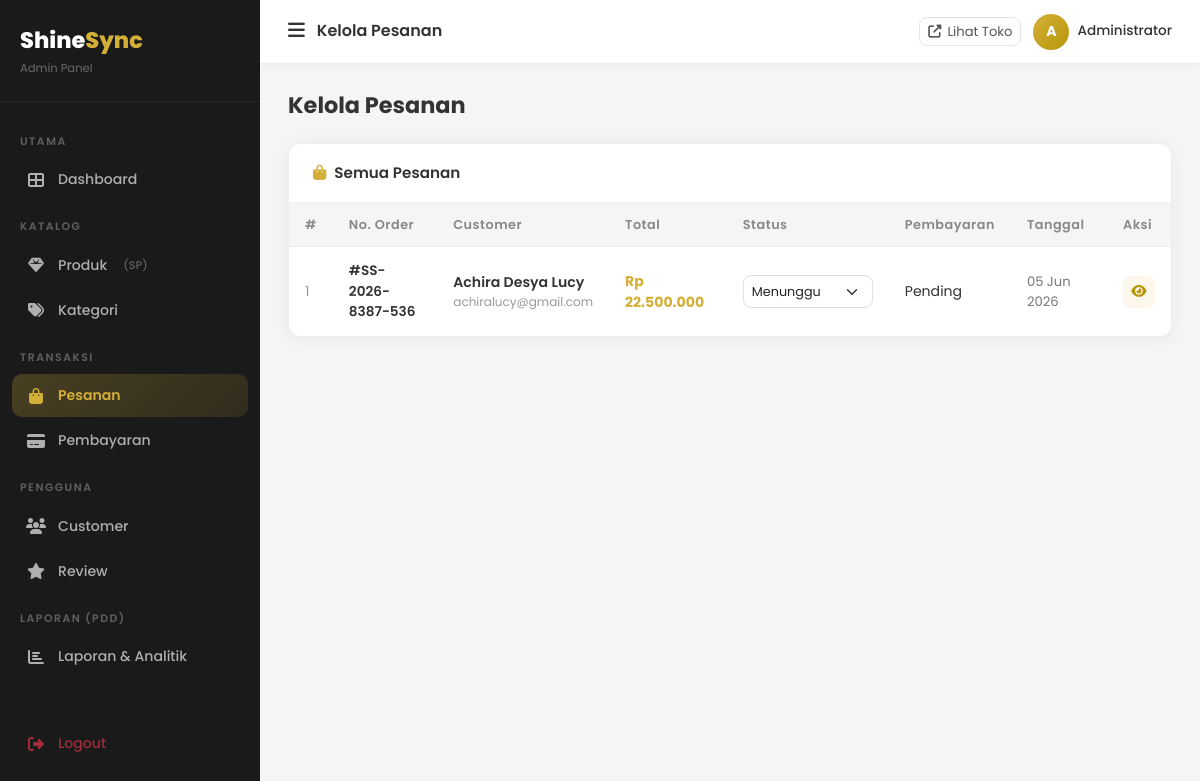
Page /admin/orders (signed in) on the earlier database version.
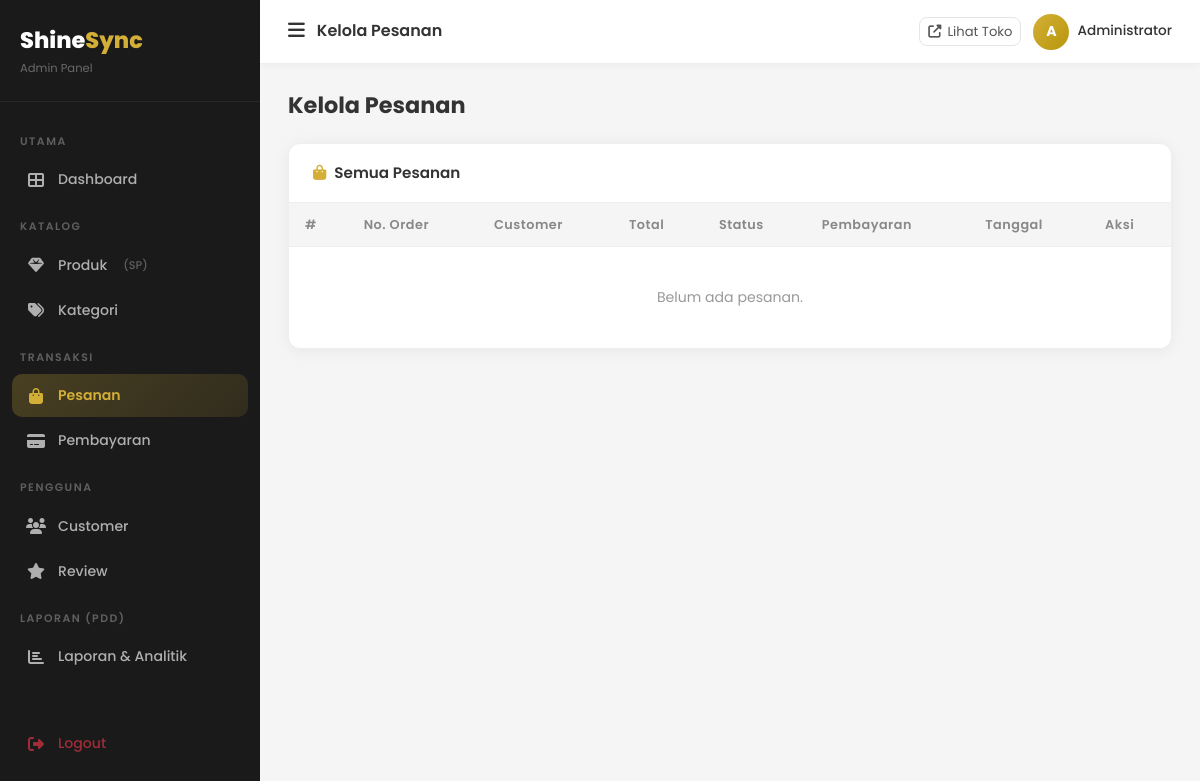
Same page on the later database version.
### tables this page shows
CREATE TABLE `orders` (
  `id` int UNSIGNED NOT NULL,
  `user_id` int UNSIGNED NOT NULL,
  `order_number` varchar(50) NOT NULL,
  `total_amount` decimal(15,2) NOT NULL DEFAULT '0.00',
  `discount` decimal(15,2) DEFAULT '0.00',
  `grand_total` decimal(15,2) NOT NULL DEFAULT '0.00',
  `loyalty_points` int DEFAULT '0',
  `shipping_name` varchar(100) DEFAULT NULL,
  `shipping_phone` varchar(20) DEFAULT NULL,
  `shipping_address` text,
  `notes` text,
  `status` enum('pending','confirmed','processing','shipped','delivered','cancelled') DEFAULT 'pending',
  `created_at` timestamp NULL DEFAULT CURRENT_TIMESTAMP,
  `updated_at` timestamp NULL DEFAULT CURRENT_TIMESTAMP ON UPDATE CURRENT_TIMESTAMP
);

CREATE TABLE `users` (
  `id` int UNSIGNED NOT NULL,
  `name` varchar(100) NOT NULL,
  `email` varchar(150) NOT NULL,
  `password` varchar(255) NOT NULL,
  `phone` varchar(20) DEFAULT NULL,
  `address` text,
  `avatar` varchar(255) DEFAULT 'default.png',
  `role` enum('admin','customer') NOT NULL DEFAULT 'customer',
  `is_active` tinyint(1) NOT NULL DEFAULT '1',
  `created_at` timestamp NULL DEFAULT CURRENT_TIMESTAMP,
  `updated_at` timestamp NULL DEFAULT CURRENT_TIMESTAMP ON UPDATE CURRENT_TIMESTAMP
);

### app/core/Controller.php (called while the page is built, shortened)
<?php
class Controller
{
    protected function view(string $viewPath, array $data = []): void
    {
        extract($data);
        $file = __DIR__ . '/../views/' . $viewPath . '.php';
        require $file;
    }
}

### app/controllers/OrderController.php (called while the page is built, shortened)
<?php
class OrderController extends Controller
{
    private Order $orderModel;
    public function __construct()
    {
        $this->orderModel = new Order();
    }
    public function adminIndex(): void
    {
        $orders    = $this->orderModel->getAll();
        $this->view('admin/orders/index', compact('orders', 'pageTitle'));
    }
}

### app/core/Database.php (called while the page is built, shortened)
<?php
class Database
{
    private static ?Database $instance = null;
    private mysqli $conn;
    private function __construct()
    {
        $this->conn = new mysqli(DB_HOST, DB_USER, DB_PASS, DB_NAME, DB_PORT);
        $this->conn->set_charset(DB_CHARSET);
    }
    public static function getInstance(): Database
    {
        if (self::$instance === null) {
            self::$instance = new self();
        }
        return self::$instance;
    }
    public function query(string $sql, array $params = []): array
    {
        if (empty($params)) {
            $result = $this->conn->query($sql);
            return $result->fetch_all(MYSQLI_ASSOC) ?: [];
        }
        $stmt = $this->prepare($sql, $params);
        $stmt->execute();
        $result = $stmt->get_result();
        return $result ? $result->fetch_all(MYSQLI_ASSOC) : [];
    }
}

### app/core/Model.php (called while the page is built, shortened)
<?php
class Model
{
    public function __construct()
    {
        $this->db = Database::getInstance();
    }
}

### app/models/Order.php (called while the page is built, shortened)
<?php
class Order extends Model
{
    public function getAll(): array
    {
        return $this->db->query(
            "SELECT o.*, u.name AS customer_name, u.email,
                    p.status AS payment_status,
                    COUNT(od.id) AS item_count
             FROM orders o
             INNER JOIN users u ON o.user_id = u.id
             LEFT JOIN payments p       ON o.id = p.order_id
             LEFT JOIN order_details od ON o.id = od.order_id
             GROUP BY o.id
             ORDER BY o.created_at DESC"
        );
    }
}

### app/views/admin/orders/index.php (the view, shortened to what this page needs)
<?php
include __DIR__ . '/../../layouts/admin_header.php';
$statusLabels=['pending'=>'Menunggu','confirmed'=>'Dikonfirmasi','processing'=>'Diproses','shipped'=>'Dikirim','delivered'=>'Terkirim','cancelled'=>'Dibatalkan'];
?>
<div class="admin-page-header">
  <h2>Kelola Pesanan</h2>
</div>
<div class="admin-card">
  <div class="card-head"><h5><i class="fas fa-shopping-bag me-2" style="color:#D4AF37;"></i>Semua Pesanan</h5></div>
  <div style="overflow-x:auto;">
    <table class="admin-table">
      <thead><tr><th>#</th><th>No. Order</th><th>Customer</th><th>Total</th><th>Status</th><th>Pembayaran</th><th>Tanggal</th><th>Aksi</th></tr></thead>
      <tbody>
        <?php if(empty($orders)): ?>
        <tr><td colspan="8" style="text-align:center;padding:40px;color:#999;">Belum ada pesanan.</td></tr>
        <?php else: foreach($orders as $i=>$o): ?>
        <tr>
          <td style="color:#999;"><?= $i+1 ?></td>
          <td style="font-weight:600;font-size:.85rem;">#<?= htmlspecialchars($o['order_number']) ?></td>
          <td>
            <div style="font-weight:600;font-size:.88rem;"><?= htmlspecialchars($o['customer_name']) ?></div>
            <div style="font-size:.75rem;color:#999;"><?= htmlspecialchars($o['email']) ?></div>
          </td>
          <td style="font-weight:700;color:#D4AF37;">Rp <?= number_format($o['grand_total'],0,',','.') ?></td>
          <td>
            <select onchange="updateStatus(<?= $o['id'] ?>,this.value)" class="form-select" style="width:130px;font-size:.8rem;border-radius:8px;padding:6px 8px;">
              <?php foreach($statusLabels as $v=>$l): ?>
              <option value="<?= $v ?>" <?= $o['status']===$v?'selected':'' ?>><?= $l ?></option>
              <?php endforeach; ?>
            </select>
          </td>
          <td>
            <?php if($o['payment_status']): ?>
            <span class="status-badge status-<?= $o['payment_status'] ?>"><?= ucfirst($o['payment_status']) ?></span>
            <?php else: ?>
            <span style="color:#999;font-size:.8rem;">-</span>
            <?php endif; ?>
          </td>
          <td style="font-size:.82rem;color:#777;"><?= date('d M Y', strtotime($o['created_at'])) ?></td>
          <td>
            <a href="<?= APP_URL ?>/admin/orders/detail/<?= $o['id'] ?>" class="btn-action btn-view" title="Detail"><i class="fas fa-eye"></i></a>
          </td>
        </tr>
        <?php endforeach; endif; ?>
      </tbody>
    </table>
  </div>
</div>
<?php include __DIR__ . '/../../layouts/admin_footer.php'; ?>

Differences in the rows shown:
removed orders: order_number "SS-2026-8387-536", user.name "Achira Desya Lucy", user.email "achiralucy@gmail.com", grand_total "22.500.000", status+id "Menunggu", payment_status "Pending", created_at "05 Jun 2026"
Other differences:
text now shown: "Belum ada pesanan."
